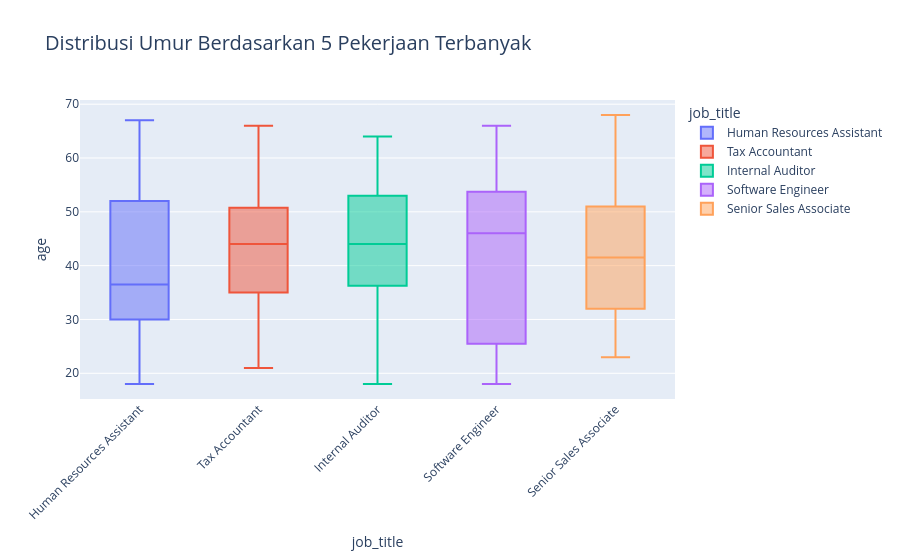

Notebook source saved alongside this figure:
### Code cell
# ambil 5 job title terbanyak
top5 = dataku["job_title"].value_counts().head(5).index

# filter data
filtered = dataku[dataku["job_title"].isin(top5)]

# buat boxplot
fig = px.box(
    filtered,
    x="job_title",
    y="age",
    color="job_title",
    title="Distribusi Umur Berdasarkan 5 Pekerjaan Terbanyak"
)

# rotate label x-axis
fig.update_layout(
    xaxis_tickangle=-45,
    title_font_size=20
)

fig.show()

### Figure 1 — Plotly figure (JSON) as saved in the notebook; plotly's stock layout.template omitted (floating-point values rounded to 4 significant figures)
{"data": [{"alignmentgroup": "True", "hovertemplate": "job_title=%{x}<br>age=%{y}<extra></extra>", "legendgroup": "Human Resources Assistant", "marker": {"color": "#636efa"}, "name": "Human Resources Assistant", "notched": false, "offsetgroup": "Human Resources Assistant", "orientation": "v", "showlegend": true, "type": "box", "x": ["Human Resources Assistant", "Human Resources Assistant", "Human Resources Assistant", "Human Resources Assistant", "Human Resources Assistant", "Human Resources Assistant", "Human Resources Assistant", "Human Resources Assistant", "Human Resources Assistant", "Human Resources Assistant", "Human Resources Assistant", "Human Resources Assistant", "Human Resources Assistant", "Human Resources Assistant", "Human Resources Assistant", "Human Resources Assistant", "Human Resources Assistant", "Human Resources Assistant", "Human Resources Assistant", "Human Resources Assistant", "Human Resources Assistant", "Human Resources Assistant", "Human Resources Assistant", "Human Resources Assistant", "Human Resources Assistant", "Human Resources Assistant", "Human Resources Assistant", "Human Resources Assistant", "Human Resources Assistant", "Human Resources Assistant"], "x0": " ", "xaxis": "x", "y": [44.0, 30.0, 50.0, 52.0, 27.0, 36.0, 27.0, 35.0, 26.0, 45.0, 34.0, 29.0, 25.0, 25.0, 30.0, 38.0, 42.0, 33.0, 67.0, 36.0, 54.0, 46.0, 63.0, 30.0, 60.0, 18.0, 63.0, 61.0, 37.0, 63.0], "y0": " ", "yaxis": "y"}, {"alignmentgroup": "True", "hovertemplate": "job_title=%{x}<br>age=%{y}<extra></extra>", "legendgroup": "Tax Accountant", "marker": {"color": "#EF553B"}, "name": "Tax Accountant", "notched": false, "offsetgroup": "Tax Accountant", "orientation": "v", "showlegend": true, "type": "box", "x": ["Tax Accountant", "Tax Accountant", "Tax Accountant", "Tax Accountant", "Tax Accountant", "Tax Accountant", "Tax Accountant", "Tax Accountant", "Tax Accountant", "Tax Accountant", "Tax Accountant", "Tax Accountant", "Tax Accountant", "Tax Accountant", "Tax Accountant", "Tax Accountant", "Tax Accountant", "Tax Accountant", "Tax Accountant", "Tax Accountant", "Tax Accountant", "Tax Accountant", "Tax Accountant", "Tax Accountant", "Tax Accountant", "Tax Accountant", "Tax Accountant", "Tax Accountant", "Tax Accountant"], "x0": " ", "xaxis": "x", "y": [55.0, 31.0, 44.0, 37.0, 50.0, 29.0, 49.0, 49.0, 38.0, 43.0, 31.0, 50.0, 50.0, 26.0, 53.0, 32.0, 31.0, 40.0, 21.0, 40.0, 36.0, 47.0, 50.0, 43.0, 64.0, 63.0, 66.0, 55.0, 61.0], "y0": " ", "yaxis": "y"}, {"alignmentgroup": "True", "hovertemplate": "job_title=%{x}<br>age=%{y}<extra></extra>", "legendgroup": "Internal Auditor", "marker": {"color": "#00cc96"}, "name": "Internal Auditor", "notched": false, "offsetgroup": "Internal Auditor", "orientation": "v", "showlegend": true, "type": "box", "x": ["Internal Auditor", "Internal Auditor", "Internal Auditor", "Internal Auditor", "Internal Auditor", "Internal Auditor", "Internal Auditor", "Internal Auditor", "Internal Auditor", "Internal Auditor", "Internal Auditor", "Internal Auditor", "Internal Auditor", "Internal Auditor", "Internal Auditor", "Internal Auditor", "Internal Auditor", "Internal Auditor", "Internal Auditor", "Internal Auditor", "Internal Auditor", "Internal Auditor", "Internal Auditor", "Internal Auditor", "Internal Auditor", "Internal Auditor", "Internal Auditor"], "x0": " ", "xaxis": "x", "y": [38.0, 53.0, 37.0, 53.0, 42.0, 25.0, 27.0, 46.0, 37.0, 55.0, 48.0, 44.0, 45.0, 37.0, 44.0, 47.0, 64.0, 56.0, 53.0, 32.0, 47.0, 18.0, 58.0, 56.0, 32.0, 33.0, 36.0], "y0": " ", "yaxis": "y"}, {"alignmentgroup": "True", "hovertemplate": "job_title=%{x}<br>age=%{y}<extra></extra>", "legendgroup": "Software Engineer", "marker": {"color": "#ab63fa"}, "name": "Software Engineer", "notched": false, "offsetgroup": "Software Engineer", "orientation": "v", "showlegend": true, "type": "box", "x": ["Software Engineer", "Software Engineer", "Software Engineer", "Software Engineer", "Software Engineer", "Software Engineer", "Software Engineer", "Software Engineer", "Software Engineer", "Software Engineer", "Software Engineer", "Software Engineer", "Software Engineer", "Software Engineer", "Software Engineer", "Software Engineer", "Software Engineer", "Software Engineer", "Software Engineer", "Software Engineer", "Software Engineer", "Software Engineer", "Software Engineer", "Software Engineer", "Software Engineer", "Software Engineer", "Software Engineer"], "x0": " ", "xaxis": "x", "y": [49.0, 53.0, 42.0, 51.0, 27.0, 39.0, 53.0, 54.0, 48.0, 25.0, 46.0, 34.0, 33.0, 57.0, 24.0, 50.0, 34.0, 19.0, 25.0, 18.0, 19.0, 66.0, 60.0, 54.0, 61.0, 21.0, 66.0], "y0": " ", "yaxis": "y"}, {"alignmentgroup": "True", "hovertemplate": "job_title=%{x}<br>age=%{y}<extra></extra>", "legendgroup": "Senior Sales Associate", "marker": {"color": "#FFA15A"}, "name": "Senior Sales Associate", "notched": false, "offsetgroup": "Senior Sales Associate", "orientation": "v", "showlegend": true, "type": "box", "x": ["Senior Sales Associate", "Senior Sales Associate", "Senior Sales Associate", "Senior Sales Associate", "Senior Sales Associate", "Senior Sales Associate", "Senior Sales Associate", "Senior Sales Associate", "Senior Sales Associate", "Senior Sales Associate", "Senior Sales Associate", "Senior Sales Associate", "Senior Sales Associate", "Senior Sales Associate", "Senior Sales Associate", "Senior Sales Associate", "Senior Sales Associate", "Senior Sales Associate", "Senior Sales Associate", "Senior Sales Associate", "Senior Sales Associate", "Senior Sales Associate", "Senior Sales Associate", "Senior Sales Associate", "Senior Sales Associate", "Senior Sales Associate", "Senior Sales Associate", "Senior Sales Associate", "Senior Sales Associate", "Senior Sales Associate"], "x0": " ", "xaxis": "x", "y": [52.0, 27.0, 51.0, 49.0, 51.0, 37.0, 39.0, 45.0, 27.0, 41.0, 47.0, 47.0, 29.0, 54.0, 27.0, 38.0, 53.0, 32.0, 36.0, 56.0, 40.0, 68.0, 26.0, 24.0, 48.0, 66.0, 33.0, 23.0, 63.0, 42.0], "y0": " ", "yaxis": "y"}], "layout": {"boxmode": "overlay", "legend": {"title": {"text": "job_title"}, "tracegroupgap": 0}, "title": {"font": {"size": 20}, "text": "Distribusi Umur Berdasarkan 5 Pekerjaan Terbanyak"}, "xaxis": {"anchor": "y", "categoryarray": ["Human Resources Assistant", "Tax Accountant", "Internal Auditor", "Software Engineer", "Senior Sales Associate"], "categoryorder": "array", "domain": [0, 1], "tickangle": -45, "title": {"text": "job_title"}}, "yaxis": {"anchor": "x", "domain": [0, 1], "title": {"text": "age"}}}}
